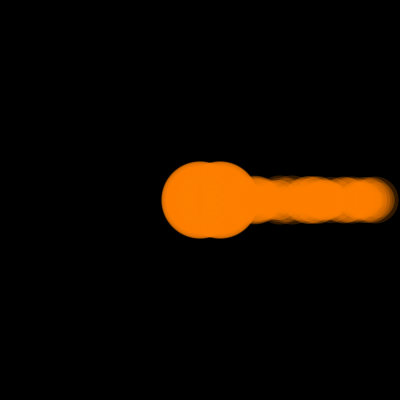
Frame 1 (no input)
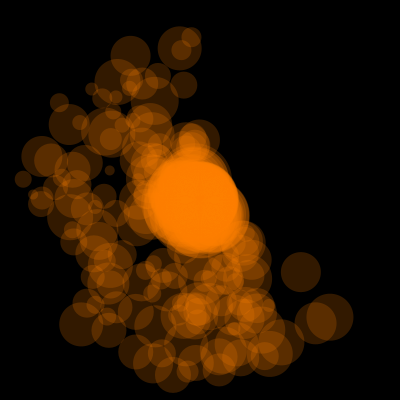
Frame 60 (the mouse pressed at the canvas centre just before this capture)
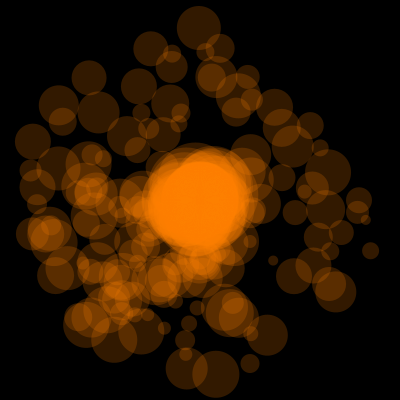
Frame 120 (the mouse held since frame 60 and released just before this capture)

The Processing sketch that drew these frames (run headless with seeded random() and noise(); from frame 60 on, the mouse is pressed at the canvas centre):

// Processing sketch: processing_23302
// ── processing_23302.pde

//declare array and set size of 100
Orbit [] orbits = new Orbit [100];
Orbit [] orbits2 = new Orbit [150];

void setup () {
size (400, 400);
smooth();
noStroke();
// use array to fill class with values
for (int i=0; i <orbits.length; i++) {
int r = int (random (10, 80));
int r2 = int (random (20, 1));
float t = random (.01, .08);
orbits[i] = new Orbit ( 0, r, r2, t);
}

for (int i=0; i <orbits2.length; i++) {
int r = int (random (10, 50));
int r2 = int (random (50, 180));

float t = random (.01, .08);

orbits2[i] = new Orbit ( 0, r, r2, t);
}
}
void draw () {
background (0);
// call the array to display all the circles
for (int i = 0; i < orbits.length; i++) {
orbits[i].move();
}
for (int i = 0; i < orbits2.length; i++) {
orbits2[i].move();
}
}
 
 
class Orbit {
//data (variables)
float theta; //theta is angle
int r; //radius of circle
int r2; //radius of orbit
int r3; //radius of orbit
float t;
//constructor
Orbit (float tempTheta, int tempR, int tempR2, float tempT) {
theta = tempTheta;
r = tempR;
r2 = tempR2;
t = tempT;
}


//methods and functions
void move () {
  fill(random(255,50),random(130,40),0,50);
ellipse (width/2 + cos(theta)*r2, height/2 + sin(theta)*r2, r, r);
ellipse (width/2 + cos(theta)*r3, height/2 + sin(theta)*r3, r, r);
//increment theta
//increase to speed up movement
theta += t;
//increment s to change radius of circle
}
}
